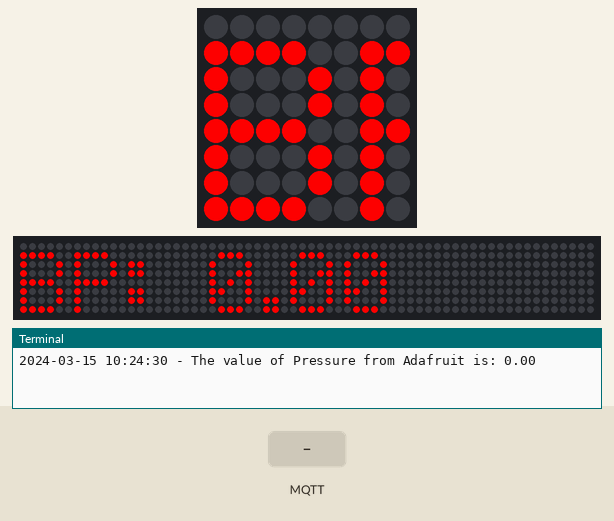
This program was run on a simulated Raspberry Pi (BCM pin numbers) with a Sense HAT. Shown: the Sense HAT's 8×8 RGB LED matrix, a strip that is not on the board, showing the scrolling text unrolled, the last lines printed to the terminal. The inputs (shaded band) are chosen by the test bench. The clock reads 2024-03-15 10:24:30 at power-on unless the program sets it; the 64×8 strip is a reading aid, not a part: it shows the text the matrix is scrolling, unrolled, one strip-width of it at a time; web requests get an empty 200 reply after 0.4 s.

Above: at 1.27 s.
1.3 s: MQTT message "on" arrives on the first subscribed topic
4.3 s: MQTT message "off" arrives on the first subscribed topic
At 31.47 s:
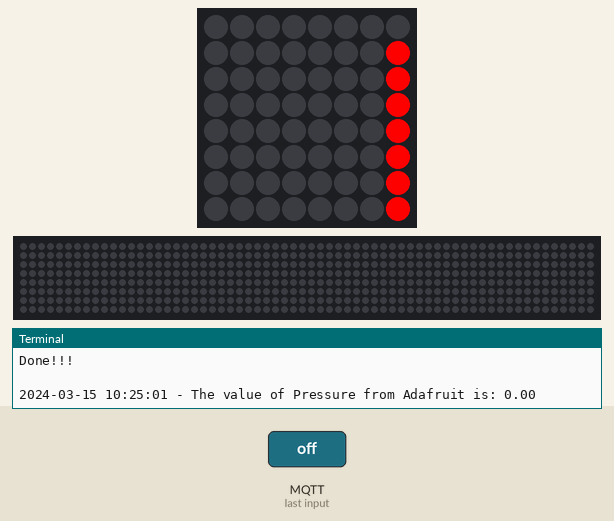
32.7 s: MQTT message "1" arrives on the first subscribed topic
At 39.32 s:
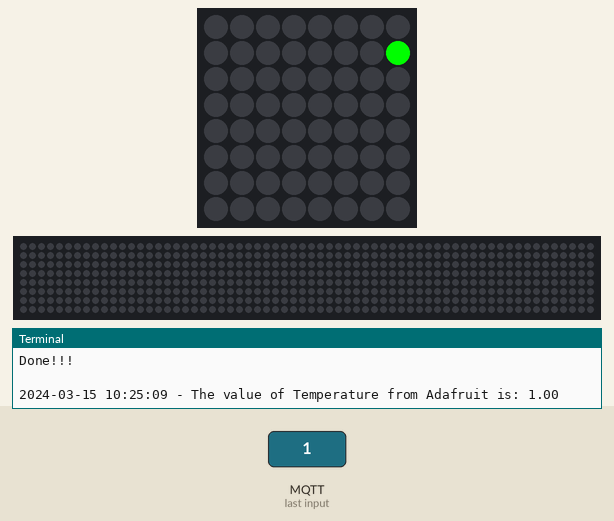
41.0 s: MQTT message "0" arrives on the first subscribed topic
At 54.33 s:
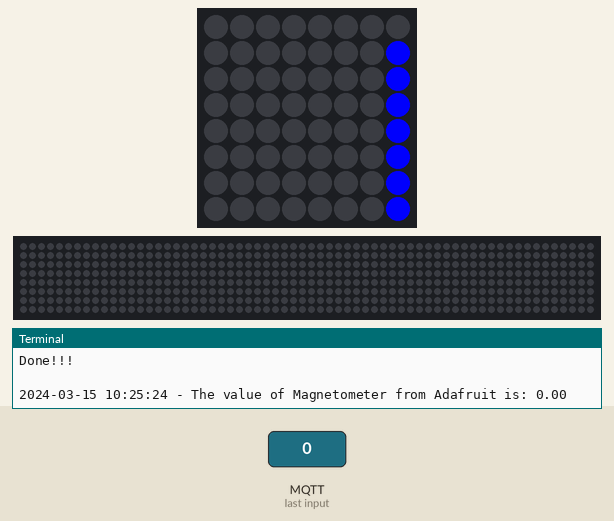

The program:

adafruit_io_subscriber_display.py
```python
import os
from sense_hat import SenseHat
from Adafruit_IO import Client, Feed, Data
import time

# --- Environment Variable Loading ---
# Import load_dotenv from the dotenv library to load environment variables from a .env file.
from dotenv import load_dotenv
# Load environment variables from the .env file.
# This allows sensitive information like API keys to be kept out of the source code.
load_dotenv()

# --- Sense HAT Initialization ---
# Create an instance of Sense HAT.
sense = SenseHat()
# Clear the LED display, turning all pixels off.
sense.clear()

# --- Adafruit IO Settings ---
# Retrieve Adafruit IO username and key from environment variables.
# These should be defined in a .env file in the project root.
ADAFRUIT_IO_USERNAME = os.getenv('ADAFRUIT_IO_USERNAME')
ADAFRUIT_IO_KEY = os.getenv('ADAFRUIT_IO_KEY')

# Initialize Adafruit IO client.
# This client object is used to interact with the Adafruit IO platform (e.g., receiving data).
aio = Client(ADAFRUIT_IO_USERNAME, ADAFRUIT_IO_KEY)

# --- Adafruit IO Feed Names ---
# Define a dictionary mapping internal sensor names to their corresponding Adafruit IO feed keys.
# These feed keys must match the feeds created on the Adafruit IO dashboard.
feeds = {
    'pressure': 'pressure',
    'temperature': 'temperature',
    'magnetometer': 'magnetometer',
    'humidity': 'humidity'
}

# --- Color Definitions for Sense HAT LED Display ---
# Define RGB color tuples for displaying different sensor data on the Sense HAT LED matrix.
colors = {
    'pressure': [255, 0, 0],    # Red for pressure
    'temperature': [0, 255, 0],  # Green for temperature
    'magnetometer': [0, 0, 255], # Blue for magnetometer
    'humidity': [255, 255, 0]    # Yellow for humidity
}

def display_on_sense_hat(feed_name, value):
    """
    Displays the fetched sensor data on the Sense HAT's LED matrix.
    The message format and text color depend on the type of sensor data.
    :param feed_name: The name of the Adafruit IO feed (e.g., 'pressure', 'temperature').
    :param value: The sensor reading value to display.
    """
    # Display data on Sense HAT based on the feed name.
    if feed_name == feeds['pressure']:
        sense.show_message(f"BP: {value:.2f} hPa", text_colour=colors['pressure'])

    elif feed_name == feeds['temperature']:
        sense.show_message(f"Temp: {value:.2f} degree celsius", text_colour=colors['temperature'])

    elif feed_name == feeds['magnetometer']:
        sense.show_message(f"Mag: {value:.2f} degrees", text_colour=colors['magnetometer'])

    elif feed_name == feeds['humidity']:
        sense.show_message(f"Hum: {value:.2f} %", text_colour=colors['humidity'])

def fetch_and_display_data(feed_name):
    """
    Fetches the latest data from a specified Adafruit IO feed and displays it.
    It handles potential errors during data reception and format conversion.
    :param feed_name: The name of the Adafruit IO feed to fetch data from.
    """
    try:
        # Receive the latest data value from the Adafruit IO feed.
        data = aio.receive(feed_name).value
        # Convert the received data string to a float.
        value = float(data)

        # Get current timestamp for console output.
        timestamp = time.strftime("%Y-%m-%d %H:%M:%S")
        # Print the fetched data to the console.
        print(f"{timestamp} - The value of {feed_name.capitalize()} from Adafruit is: {value:.2f}")
        # Display the fetched data on the Sense HAT LED matrix.
        display_on_sense_hat(feed_name, value)
        print("Done!!!\n") # Indicate successful display.

    except ValueError:
        # Handle cases where the received data cannot be converted to a float.
        print(f"Invalid data format for {feed_name}: {data}")

    except Exception as e:
        # Catch any other exceptions during data reception.
        print(f"Error receiving data from {feed_name}: {e}")

# --- Main Loop for Data Fetching and Display ---
# This loop continuously fetches data from Adafruit IO feeds and displays it.
while True:
    # Fetch and display data for each sensor type.
    fetch_and_display_data(feeds['pressure'])
    fetch_and_display_data(feeds['temperature'])
    fetch_and_display_data(feeds['magnetometer'])
    fetch_and_display_data(feeds['humidity'])

    # Wait for 15 seconds before the next data fetch cycle.
    # This interval controls the frequency of data updates from Adafruit IO.
    time.sleep(15)
```

Measured:
- after the input at 32.7 s, the LEDs: first differ from a run without the input after 6.6 s (image 2)
- after the input at 41.0 s, the LEDs: first differ from a run without the input after 13.3 s (image 3)
